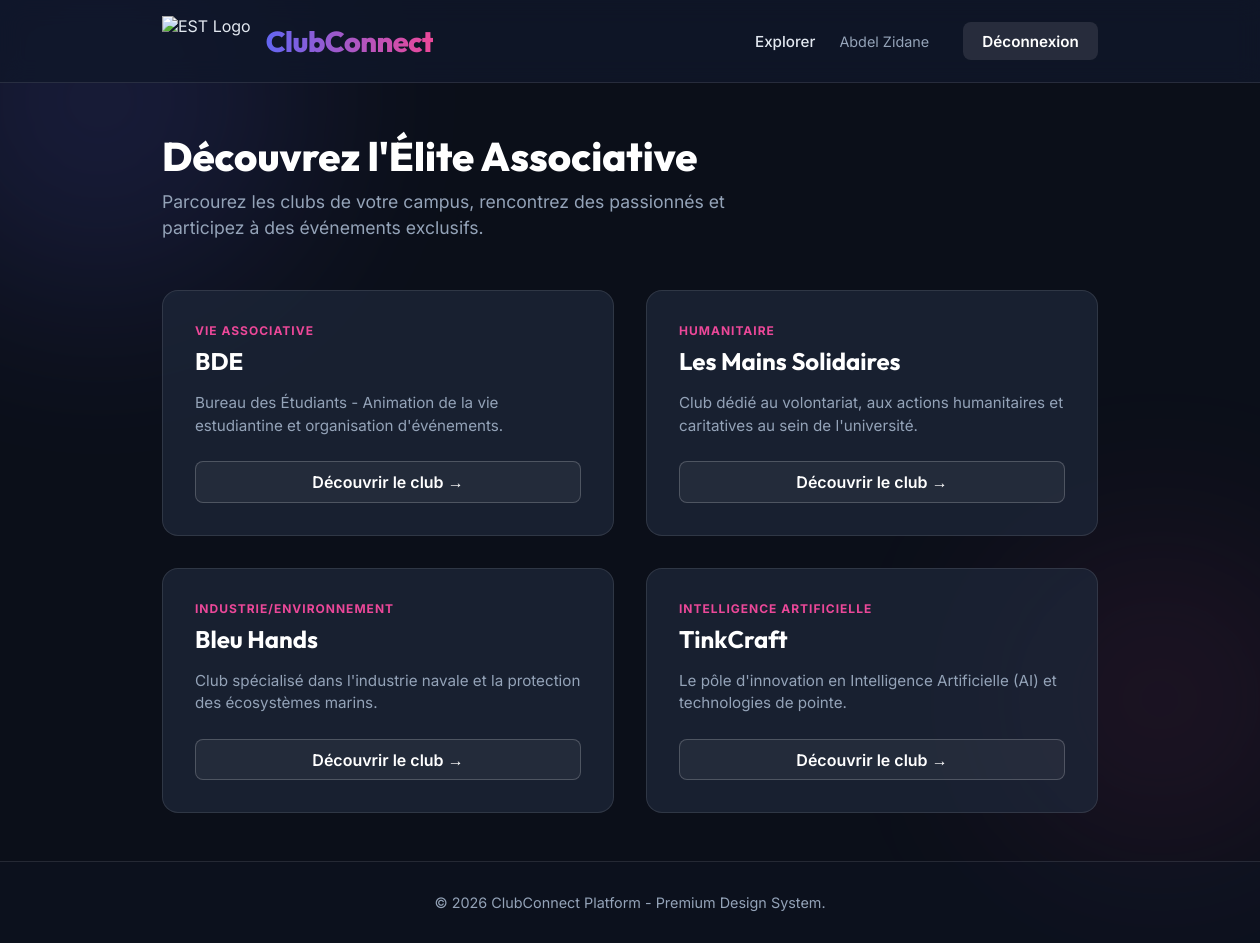
Page / (signed in) on the committed database.
### models.py (models this page shows, shortened)
class Club(db.Model):
    __tablename__ = 'club'
    id = db.Column(db.Integer, primary_key=True)
    _nom = db.Column('nom', db.String(100), nullable=False)
    description = db.Column(db.Text)
    categorie = db.Column(db.String(50))
    date_creation = db.Column(db.String(20))
    president_id = db.Column(db.Integer, db.ForeignKey('membre.id'))
    evenements = db.relationship('Evenement', backref='club', cascade="all, delete-orphan", lazy=True)
    @property
    def nom(self):
        return self._nom
    @nom.setter
    def nom(self, value):
        self._nom = value
    nom = db.synonym('_nom', descriptor=nom)

### app.py (the view)
@app.route('/')
def index():
    user = session.get('user_email')
    clubs = Club.query.all()
    return render_template('index.html', clubs=clubs, user=user)

### templates/index.html (shortened to what this page needs)
{% extends 'base.html' %}
{% block content %}
<div class="animate-in">
    <h2 class="page-title">Découvrez l'Élite Associative</h2>
    <p class="page-subtitle">Parcourez les clubs de votre campus, rencontrez des passionnés et participez à des événements exclusifs.</p>
</div>
<div class="clubs-grid animate-in" style="animation-delay: 0.2s;">
    {% for club in clubs %}
        <div class="club-card">
            <span class="club-category">{{ club.categorie }}</span>
            <h3>{{ club.nom }}</h3>
            <p>{{ club.description }}</p>
            <a href="/club/{{ club.id }}" class="btn-outline">Découvrir le club &rarr;</a>
        </div>
    {% else %}
        <p style="grid-column: 1/-1; text-align: center; color: var(--text-muted); padding: 3rem; background: var(--card-bg); border-radius: 12px; border: 1px dashed var(--card-border);">Aucun club n'est disponible pour le moment.</p>
    {% endfor %}
</div>
{% endblock %}

### templates/base.html (style rules this page uses)
:root { --bg-color: #0b0f19; --text-main: #e2e8f0; --text-muted: #94a3b8; --primary: #6366f1; --primary-hover: #4f46e5; --accent: #ec4899; --card-bg: rgba(30, 41, 59, 0.7); --card-border: rgba(255, 255, 255, 0.1); }
* { box-sizing: border-box; margin: 0; padding: 0; }
body { font-family: 'Inter', sans-serif; background-color: var(--bg-color); color: var(--text-main); min-height: 100vh; position: relative; overflow-x: hidden; display: flex; flex-direction: column; }
.page-title { font-family: 'Outfit', sans-serif; font-size: 2.5rem; font-weight: 800; margin-bottom: 0.5rem; color: #fff; }
.page-subtitle { color: var(--text-muted); font-size: 1.1rem; margin-bottom: 3rem; max-width: 600px; line-height: 1.5; }
.animate-in { animation: fadeUp 0.6s ease-out forwards; opacity: 0; transform: translateY(20px); }

### templates/index.html (style rules this page uses)
.clubs-grid { display: grid; grid-template-columns: repeat(auto-fill, minmax(300px, 1fr)); gap: 2rem; }
.club-card { background: var(--card-bg); border: 1px solid var(--card-border); border-radius: 16px; padding: 2rem; backdrop-filter: blur(10px); -webkit-backdrop-filter: blur(10px); transition: all 0.3s ease; position: relative; overflow: hidden; display: flex; flex-direction: column; }
.club-card::before { content: ''; position: absolute; top: 0; left: 0; right: 0; height: 4px; background: linear-gradient(to right, var(--primary), var(--accent)); opacity: 0; transition: opacity 0.3s ease; }
.club-category { display: inline-block; font-size: 0.75rem; text-transform: uppercase; letter-spacing: 1px; font-weight: 700; color: var(--accent); margin-bottom: 0.5rem; }
.club-card h3 { font-family: 'Outfit', sans-serif; font-size: 1.5rem; color: #fff; margin-bottom: 1rem; }
.club-card p { color: var(--text-muted); font-size: 0.95rem; line-height: 1.5; margin-bottom: 1.5rem; flex: 1; }
.btn-outline { display: inline-block; text-align: center; padding: 0.6rem 1.2rem; border-radius: 8px; border: 1px solid rgba(255, 255, 255, 0.2); color: #fff; text-decoration: none; font-weight: 600; transition: all 0.3s ease; background: rgba(255, 255, 255, 0.05); }

### rows in the picture
Club: categorie "VIE ASSOCIATIVE", nom "BDE", description "Bureau des Étudiants - Animation de la vie estudiantine et organisation d'événements."
Club: categorie "HUMANITAIRE", nom "Les Mains Solidaires", description "Club dédié au volontariat, aux actions humanitaires et caritatives au sein de l'université."
Club: categorie "INDUSTRIE/ENVIRONNEMENT", nom "Bleu Hands", description "Club spécialisé dans l'industrie navale et la protection des écosystèmes marins."
Club: categorie "INTELLIGENCE ARTIFICIELLE", nom "TinkCraft", description "Le pôle d'innovation en Intelligence Artificielle (AI) et technologies de pointe."

### other values in the picture
{{ session.get('user_nom') }} "Abdel Zidane"
